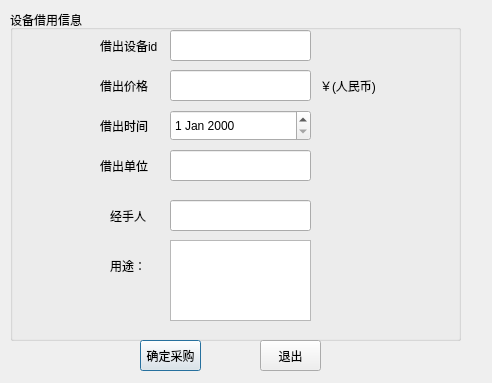
<?xml version="1.0" encoding="UTF-8"?>
<ui version="4.0">
 <class>lendwindow</class>
 <widget class="QDialog" name="lendwindow">
  <property name="geometry">
   <rect>
    <x>0</x>
    <y>0</y>
    <width>492</width>
    <height>383</height>
   </rect>
  </property>
  <property name="windowTitle">
   <string>lendwindow</string>
  </property>
  <widget class="QGroupBox" name="groupBox">
   <property name="geometry">
    <rect>
     <x>10</x>
     <y>10</y>
     <width>451</width>
     <height>331</height>
    </rect>
   </property>
   <property name="title">
    <string>设备借用信息</string>
   </property>
   <widget class="QLabel" name="label">
    <property name="geometry">
     <rect>
      <x>90</x>
      <y>20</y>
      <width>61</width>
      <height>31</height>
     </rect>
    </property>
    <property name="text">
     <string>借出设备id</string>
    </property>
   </widget>
   <widget class="QLabel" name="label_2">
    <property name="geometry">
     <rect>
      <x>90</x>
      <y>100</y>
      <width>51</width>
      <height>31</height>
     </rect>
    </property>
    <property name="text">
     <string>借出时间</string>
    </property>
   </widget>
   <widget class="QDateEdit" name="dateEdit">
    <property name="geometry">
     <rect>
      <x>160</x>
      <y>100</y>
      <width>141</width>
      <height>31</height>
     </rect>
    </property>
   </widget>
   <widget class="QLabel" name="label_3">
    <property name="geometry">
     <rect>
      <x>90</x>
      <y>140</y>
      <width>61</width>
      <height>31</height>
     </rect>
    </property>
    <property name="text">
     <string>借出单位</string>
    </property>
   </widget>
   <widget class="QLineEdit" name="lineEdit">
    <property name="geometry">
     <rect>
      <x>160</x>
      <y>140</y>
      <width>141</width>
      <height>31</height>
     </rect>
    </property>
   </widget>
   <widget class="QLabel" name="label_4">
    <property name="geometry">
     <rect>
      <x>100</x>
      <y>190</y>
      <width>41</width>
      <height>31</height>
     </rect>
    </property>
    <property name="text">
     <string>经手人</string>
    </property>
   </widget>
   <widget class="QLineEdit" name="lineEdit_2">
    <property name="geometry">
     <rect>
      <x>160</x>
      <y>190</y>
      <width>141</width>
      <height>31</height>
     </rect>
    </property>
   </widget>
   <widget class="QLabel" name="label_5">
    <property name="geometry">
     <rect>
      <x>100</x>
      <y>240</y>
      <width>31</width>
      <height>31</height>
     </rect>
    </property>
    <property name="text">
     <string>用途：</string>
    </property>
   </widget>
   <widget class="QTextEdit" name="textEdit">
    <property name="geometry">
     <rect>
      <x>160</x>
      <y>230</y>
      <width>141</width>
      <height>81</height>
     </rect>
    </property>
   </widget>
   <widget class="QLineEdit" name="id">
    <property name="geometry">
     <rect>
      <x>160</x>
      <y>20</y>
      <width>141</width>
      <height>31</height>
     </rect>
    </property>
   </widget>
   <widget class="QLabel" name="label_6">
    <property name="geometry">
     <rect>
      <x>90</x>
      <y>60</y>
      <width>51</width>
      <height>31</height>
     </rect>
    </property>
    <property name="text">
     <string>借出价格</string>
    </property>
   </widget>
   <widget class="QLineEdit" name="price">
    <property name="geometry">
     <rect>
      <x>160</x>
      <y>60</y>
      <width>141</width>
      <height>31</height>
     </rect>
    </property>
   </widget>
   <widget class="QLabel" name="label_9">
    <property name="geometry">
     <rect>
      <x>310</x>
      <y>60</y>
      <width>61</width>
      <height>31</height>
     </rect>
    </property>
    <property name="text">
     <string>￥(人民币)</string>
    </property>
   </widget>
  </widget>
  <widget class="QPushButton" name="ok">
   <property name="geometry">
    <rect>
     <x>140</x>
     <y>340</y>
     <width>61</width>
     <height>31</height>
    </rect>
   </property>
   <property name="text">
    <string>确定采购</string>
   </property>
  </widget>
  <widget class="QPushButton" name="exit">
   <property name="geometry">
    <rect>
     <x>260</x>
     <y>340</y>
     <width>61</width>
     <height>31</height>
    </rect>
   </property>
   <property name="text">
    <string>退出</string>
   </property>
  </widget>
 </widget>
 <resources/>
 <connections/>
</ui>
